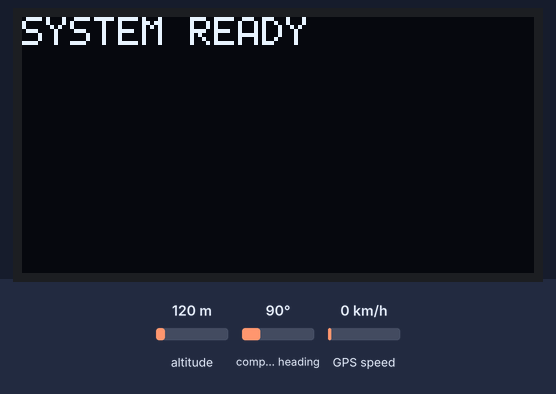
This sketch was run on a simulated Arduino Nano, built with avr-gcc and run on an emulated ATmega328P. Shown: 128×64 one-colour display. The test bench sets the inputs (shaded band); at power-on: GPS speed 0 km/h, altitude 120 m, compass heading 90°. Storage starts empty; the GPS gets a fix after 3 s at 37.7749, -122.4194 with 8 satellites; what the sketch prints to the serial monitor is not drawn.

Above: at 1.2 s.
At 3.3 s:
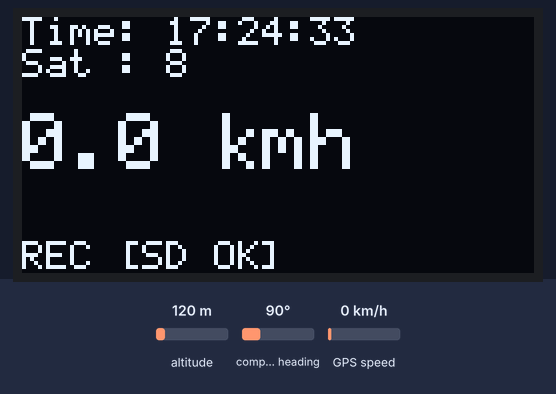
3.4 s: GPS speed set to 2 km/h
At 5.0 s:
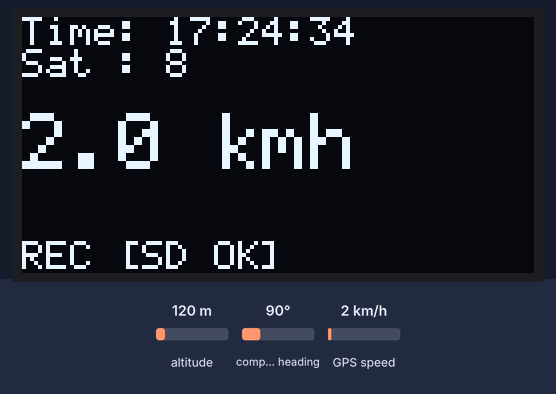
6.7 s: GPS speed set to 30 km/h
At 7.9 s:
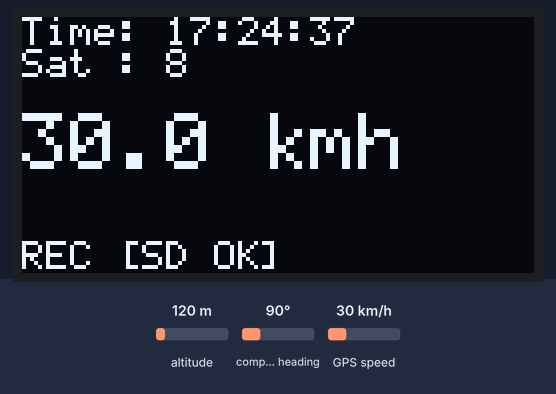
9.7 s: GPS speed set to 60 km/h
At 11.0 s:
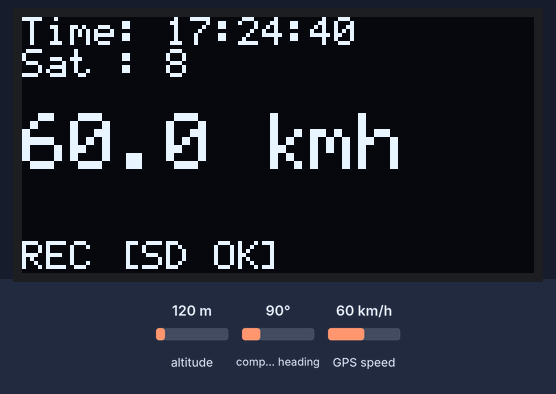
Timing chart, 0 to 12.7 s (numbered marks = the images above; inputs shaded):
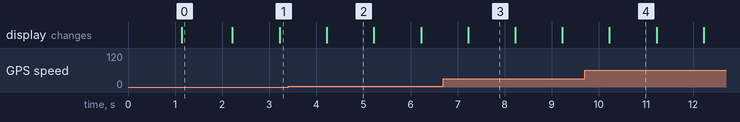

Measured:
- what the display in image 0 shows lasts 1.1 s, from 1.1 s to 2.2 s
- what the display in image 2 shows lasts 1.0 s, from 4.2 s to 5.2 s

The sketch:

DataLoggerGPS.ino
```cpp
#include <SPI.h>
#include <SD.h>
#include <TinyGPS++.h>
#include <SoftwareSerial.h>
#include <Wire.h>
#include "SSD1306Ascii.h"
#include "SSD1306AsciiAvrI2c.h"

// --- KONFIGURASI PIN ---
// GPS pakai SoftwareSerial (Karena TX/RX asli dipakai USB)
static const int RXPin = 4, TXPin = 3;
SoftwareSerial gpsSerial(RXPin, TXPin);

// SD Card CS Pin
const int chipSelect = 10;

// Objek GPS & OLED
TinyGPSPlus gps;
SSD1306AsciiAvrI2c display;

// Variabel Kontrol
String lastTimeEntry = "";
unsigned long lastDisplayUpdate = 0;

// Command GPS 5Hz
const byte set5Hz[] = {0xB5, 0x62, 0x06, 0x08, 0x06, 0x00, 0xC8, 0x00, 0x01, 0x00, 0x01, 0x00, 0xDE, 0x6A};

void setup() {
  // 1. Serial Monitor (Laptop)
  Serial.begin(115200);

  // 2. Serial GPS
  gpsSerial.begin(9600);

  // 3. Inisialisasi OLED (Versi Ascii/Teks)
  display.begin(&Adafruit128x64, 0x3C);
  display.setFont(System5x7);
  display.clear();
  display.println("Booting Nano...");

  // 4. Inisialisasi SD Card
  Serial.print(F("Init SD Card..."));
  if (!SD.begin(chipSelect)) {
    Serial.println(F("GAGAL!"));
    display.clear();
    display.println("SD CARD ERROR!");
    while (1); // Berhenti total jika SD rusak
  }
  Serial.println(F("OK!"));

  // Buat Header CSV
  File dataFile = SD.open("log.csv", FILE_WRITE);
  if (dataFile) {
    if (dataFile.size() == 0) {
      dataFile.println(F("Date,Time,Lat,Lon,Speed"));
    }
    dataFile.close();
  }

  // 5. Ubah GPS ke 5Hz
  display.println("Set GPS 5Hz...");
  gpsSerial.write(set5Hz, sizeof(set5Hz));
  delay(1000);

  display.clear();
  display.println("SYSTEM READY");
  delay(1000);
}

void loop() {
  // BACA DATA GPS
  while (gpsSerial.available() > 0) {
    if (gps.encode(gpsSerial.read())) {

      // Jika waktu berubah (Update 5x sedetik)
      if (gps.time.isUpdated()) {
        processData();
      }
    }
  }
}

void processData() {
  // --- A. OLAH WAKTU ---
  int jam = gps.time.hour() + 7;
  if (jam >= 24) jam -= 24;

  // Manual String Building (Hemat Memori)
  String sTime = "";
  if (jam < 10) sTime += "0";
  sTime += String(jam) + ":";

  if (gps.time.minute() < 10) sTime += "0";
  sTime += String(gps.time.minute()) + ":";

  if (gps.time.second() < 10) sTime += "0";
  sTime += String(gps.time.second()) + ".";

  int cs = gps.time.centisecond() * 10;
  if (cs < 10) sTime += "00";
  else if (cs < 100) sTime += "0";
  sTime += String(cs);

  // Cek Duplikat
  if (sTime == lastTimeEntry) return;
  lastTimeEntry = sTime;

  // --- B. SIMPAN KE SD CARD ---
  String dataString = "";
  dataString += String(gps.date.day()) + "/" + String(gps.date.month()) + "/" + String(gps.date.year()) + ",";
  dataString += sTime + ",";
  dataString += String(gps.location.lat(), 6) + ",";
  dataString += String(gps.location.lng(), 6) + ",";
  dataString += String(gps.speed.kmph());

  File dataFile = SD.open("log.csv", FILE_WRITE);
  bool sdStatus = false;
  if (dataFile) {
    dataFile.println(dataString);
    dataFile.close();
    sdStatus = true;
    Serial.println(sTime); // Debug ke Serial Monitor
  }

  // --- C. UPDATE OLED ---
  if (millis() - lastDisplayUpdate > 200) {
    updateDisplay(jam, gps.time.minute(), gps.time.second(), gps.speed.kmph(), gps.satellites.value(), sdStatus);
    lastDisplayUpdate = millis();
  }
}

void updateDisplay(int h, int m, int s, double speed, int sat, bool sdOK) {
  display.setCursor(0, 0);
  display.print("Time: ");
  if(h<10) display.print("0"); display.print(h); display.print(":");
  if(m<10) display.print("0"); display.print(m); display.print(":");
  if(s<10) display.print("0"); display.print(s);

  display.setCursor(0, 1);
  display.print("Sat : "); display.print(sat); display.print("  ");

  display.set2X();
  display.setCursor(0, 3);
  display.print(speed, 1); display.print(" kmh");
  display.set1X();

  display.setCursor(0, 7);
  if (sdOK) display.print("REC [SD OK]");
  else      display.print("ERR [SD FAIL]");
}
```
